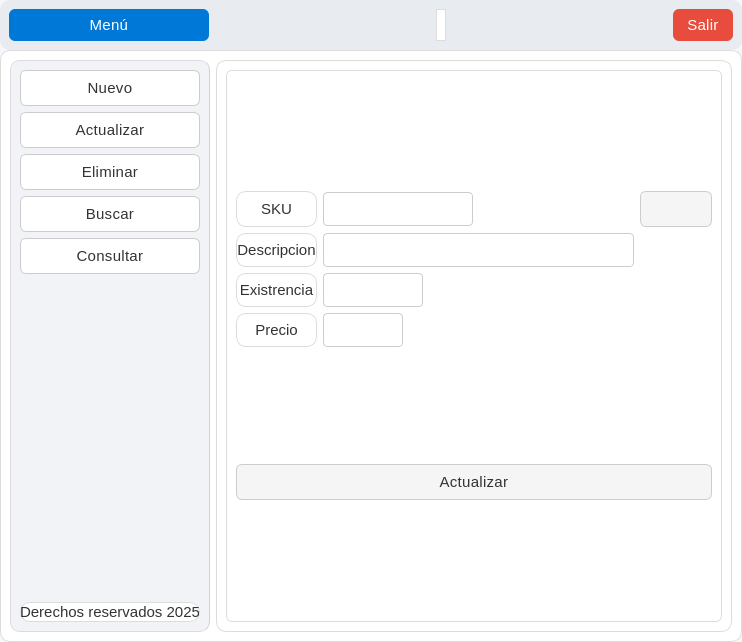
<?xml version="1.0" encoding="UTF-8"?>
<ui version="4.0">
 <class>MainWindow</class>
 <widget class="QMainWindow" name="MainWindow">
  <property name="geometry">
   <rect>
    <x>0</x>
    <y>0</y>
    <width>742</width>
    <height>642</height>
   </rect>
  </property>
  <property name="windowTitle">
   <string>MainWindow</string>
  </property>
  <property name="styleSheet">
   <string notr="true">/* === Estilo general === */
QMainWindow {
    background-color: #f6f7fb;
    color: #333333;
    font-family: &quot;Segoe UI Variable&quot;, &quot;Roboto&quot;, &quot;Open Sans&quot;, sans-serif;
    font-size: 16px;
    font-weight: 300; /* Más delgada */
}

/* === Frames === */
QFrame {
    background-color: #ffffff;
    border-radius: 10px;
    border: 1px solid #dcdcdc;
}

/* Barra superior */
#frame_superior {
    background-color: #e8ecf1;
    border: none;
}

/* Panel lateral */
#frame_lateral {
    background-color: #f1f3f6;
    border-right: 1px solid #d1d1d1;
}

/* Área principal */
#frame_paginas {
    background-color: #ffffff;
}

/* === Botones === */
QPushButton {
    background-color: #f5f5f5;
    color: #333333;
    border: 1px solid #cccccc;
    border-radius: 6px;
    padding: 8px 14px;
    font-weight: 400;
    font-size: 15px;
    letter-spacing: 0.3px;
}

QPushButton:hover {
    background-color: #0078d7;
    color: #ffffff;
    border: 1px solid #0078d7;
}

QPushButton:pressed {
    background-color: #005a9e;
    color: #ffffff;
    border: 1px solid #005a9e;
}

/* Botón principal (Menú) */
#boton_menu {
    background-color: #0078d7;
    color: white;
    border: none;
    font-weight: 400;
}
#boton_menu:hover {
    background-color: #006cbe;
}
#boton_menu:pressed {
    background-color: #005a9e;
}

/* Botón salir */
#boton_salir {
    background-color: #e74c3c;
    color: white;
    border: none;
}
#boton_salir:hover {
    background-color: #c0392b;
}
#boton_salir:pressed {
    background-color: #a93226;
}

/* === Campos de texto === */
QLineEdit {
    background-color: #ffffff;
    color: #333333;
    border: 1px solid #cccccc;
    border-radius: 4px;
    padding: 6px 8px;
    font-size: 15px;
    font-weight: 300;
}

QLineEdit:focus {
    border: 1px solid #0078d7;
    background-color: #f9fcff;
}

/* === Labels === */
QLabel {
    color: #333333;
    font-weight: 300;
    font-size: 15px;
}

/* Label inferior o secundario */
#label {
    color: #666666;
    font-size: 13px;
    font-style: italic;
}

/* === Stacked Widget === */
QStackedWidget {
    background-color: #ffffff;
    border: 1px solid #dcdcdc;
    border-radius: 6px;
}

/* === Scrollbars === */
QScrollBar:vertical {
    border: none;
    background: #f0f0f0;
    width: 10px;
    border-radius: 4px;
}
QScrollBar::handle:vertical {
    background: #cccccc;
    min-height: 20px;
    border-radius: 4px;
}
QScrollBar::handle:vertical:hover {
    background: #0078d7;
}
QScrollBar::add-line:vertical,
QScrollBar::sub-line:vertical {
    height: 0;
}

/* === Layouts === */
QVBoxLayout, QHBoxLayout {
    spacing: 10px;
}

/* === Botones laterales === */
#boton_agregar, #boton_buscar, #boton_actualizar, #boton_eliminar, #boton_consultar {
    background-color: #ffffff;
    border: 1px solid #cccccc;
    color: #333333;
    font-weight: 400;
    font-size: 15px;
}

#boton_agregar:hover, 
#boton_buscar:hover, 
#boton_actualizar:hover, 
#boton_eliminar:hover,
#boton_consultar:hover {
    background-color: #e8f0fe;
    border: 1px solid #0078d7;
    color: #0078d7;
}

#boton_agregar:pressed, 
#boton_buscar:pressed, 
#boton_actualizar:pressed, 
#boton_eliminar:pressed ,
#boton_consultar:pressed{
    background-color: #cce0ff;
}

/* === Tooltips === */
QToolTip {
    background-color: #ffffff;
    color: #333333;
    border: 1px solid #0078d7;
    padding: 6px;
    border-radius: 4px;
    font-size: 14px;
}</string>
  </property>
  <widget class="QWidget" name="centralwidget">
   <layout class="QVBoxLayout" name="verticalLayout" stretch="1,0">
    <property name="spacing">
     <number>0</number>
    </property>
    <property name="leftMargin">
     <number>0</number>
    </property>
    <property name="topMargin">
     <number>0</number>
    </property>
    <property name="rightMargin">
     <number>0</number>
    </property>
    <property name="bottomMargin">
     <number>0</number>
    </property>
    <item>
     <widget class="QFrame" name="frame_superior">
      <property name="minimumSize">
       <size>
        <width>0</width>
        <height>50</height>
       </size>
      </property>
      <property name="maximumSize">
       <size>
        <width>16777215</width>
        <height>50</height>
       </size>
      </property>
      <property name="frameShape">
       <enum>QFrame::StyledPanel</enum>
      </property>
      <property name="frameShadow">
       <enum>QFrame::Raised</enum>
      </property>
      <layout class="QHBoxLayout" name="horizontalLayout">
       <item>
        <widget class="QPushButton" name="boton_menu">
         <property name="minimumSize">
          <size>
           <width>200</width>
           <height>0</height>
          </size>
         </property>
         <property name="text">
          <string>Menú</string>
         </property>
         <property name="icon">
          <iconset>
           <normaloff>../resources/imagenes/boton_menu.png</normaloff>../resources/imagenes/boton_menu.png</iconset>
         </property>
         <property name="iconSize">
          <size>
           <width>32</width>
           <height>32</height>
          </size>
         </property>
        </widget>
       </item>
       <item>
        <spacer name="horizontalSpacer">
         <property name="orientation">
          <enum>Qt::Horizontal</enum>
         </property>
         <property name="sizeHint" stdset="0">
          <size>
           <width>171</width>
           <height>20</height>
          </size>
         </property>
        </spacer>
       </item>
       <item>
        <widget class="QLabel" name="label">
         <property name="text">
          <string/>
         </property>
        </widget>
       </item>
       <item>
        <spacer name="horizontalSpacer_2">
         <property name="orientation">
          <enum>Qt::Horizontal</enum>
         </property>
         <property name="sizeHint" stdset="0">
          <size>
           <width>170</width>
           <height>20</height>
          </size>
         </property>
        </spacer>
       </item>
       <item>
        <widget class="QPushButton" name="boton_salir">
         <property name="text">
          <string>Salir</string>
         </property>
         <property name="icon">
          <iconset>
           <normaloff>../resources/imagenes/salir.png</normaloff>../resources/imagenes/salir.png</iconset>
         </property>
         <property name="iconSize">
          <size>
           <width>32</width>
           <height>32</height>
          </size>
         </property>
        </widget>
       </item>
      </layout>
     </widget>
    </item>
    <item>
     <widget class="QFrame" name="frame_central">
      <property name="frameShape">
       <enum>QFrame::StyledPanel</enum>
      </property>
      <property name="frameShadow">
       <enum>QFrame::Raised</enum>
      </property>
      <layout class="QHBoxLayout" name="horizontalLayout_2">
       <item>
        <widget class="QFrame" name="frame_lateral">
         <property name="minimumSize">
          <size>
           <width>200</width>
           <height>0</height>
          </size>
         </property>
         <property name="maximumSize">
          <size>
           <width>0</width>
           <height>16777215</height>
          </size>
         </property>
         <property name="frameShape">
          <enum>QFrame::StyledPanel</enum>
         </property>
         <property name="frameShadow">
          <enum>QFrame::Raised</enum>
         </property>
         <layout class="QVBoxLayout" name="verticalLayout_2">
          <item>
           <widget class="QPushButton" name="boton_agregar">
            <property name="layoutDirection">
             <enum>Qt::RightToLeft</enum>
            </property>
            <property name="text">
             <string>Nuevo</string>
            </property>
            <property name="icon">
             <iconset>
              <normaloff>../resources/imagenes/boton_agregar.png</normaloff>../resources/imagenes/boton_agregar.png</iconset>
            </property>
            <property name="iconSize">
             <size>
              <width>32</width>
              <height>32</height>
             </size>
            </property>
           </widget>
          </item>
          <item>
           <widget class="QPushButton" name="boton_actualizar">
            <property name="layoutDirection">
             <enum>Qt::RightToLeft</enum>
            </property>
            <property name="text">
             <string>Actualizar</string>
            </property>
            <property name="icon">
             <iconset>
              <normaloff>../resources/imagenes/boton_modificar.png</normaloff>../resources/imagenes/boton_modificar.png</iconset>
            </property>
            <property name="iconSize">
             <size>
              <width>32</width>
              <height>32</height>
             </size>
            </property>
           </widget>
          </item>
          <item>
           <widget class="QPushButton" name="boton_eliminar">
            <property name="layoutDirection">
             <enum>Qt::RightToLeft</enum>
            </property>
            <property name="text">
             <string>Eliminar</string>
            </property>
            <property name="icon">
             <iconset>
              <normaloff>../resources/imagenes/boton_eliminar.png</normaloff>../resources/imagenes/boton_eliminar.png</iconset>
            </property>
            <property name="iconSize">
             <size>
              <width>32</width>
              <height>32</height>
             </size>
            </property>
           </widget>
          </item>
          <item>
           <widget class="QPushButton" name="boton_buscar">
            <property name="layoutDirection">
             <enum>Qt::RightToLeft</enum>
            </property>
            <property name="text">
             <string>Buscar</string>
            </property>
            <property name="icon">
             <iconset>
              <normaloff>../resources/imagenes/BUSCAR.png</normaloff>../resources/imagenes/BUSCAR.png</iconset>
            </property>
            <property name="iconSize">
             <size>
              <width>32</width>
              <height>32</height>
             </size>
            </property>
           </widget>
          </item>
          <item>
           <widget class="QPushButton" name="boton_consultar">
            <property name="layoutDirection">
             <enum>Qt::RightToLeft</enum>
            </property>
            <property name="text">
             <string>Consultar</string>
            </property>
            <property name="icon">
             <iconset>
              <normaloff>../resources/imagenes/boton_consultar.png</normaloff>../resources/imagenes/boton_consultar.png</iconset>
            </property>
            <property name="iconSize">
             <size>
              <width>32</width>
              <height>32</height>
             </size>
            </property>
           </widget>
          </item>
          <item>
           <spacer name="verticalSpacer">
            <property name="orientation">
             <enum>Qt::Vertical</enum>
            </property>
            <property name="sizeHint" stdset="0">
             <size>
              <width>20</width>
              <height>219</height>
             </size>
            </property>
           </spacer>
          </item>
          <item>
           <widget class="QLabel" name="label_2">
            <property name="text">
             <string>Derechos reservados 2025</string>
            </property>
            <property name="alignment">
             <set>Qt::AlignCenter</set>
            </property>
           </widget>
          </item>
         </layout>
        </widget>
       </item>
       <item>
        <widget class="QFrame" name="frame_paginas">
         <property name="frameShape">
          <enum>QFrame::StyledPanel</enum>
         </property>
         <property name="frameShadow">
          <enum>QFrame::Raised</enum>
         </property>
         <layout class="QVBoxLayout" name="verticalLayout_3">
          <item>
           <widget class="QStackedWidget" name="stackedWidget">
            <property name="styleSheet">
             <string notr="true">/* === Estilo general === */
QMainWindow {
    background-color: #f6f7fb;
    color: #333333;
    font-family: &quot;Segoe UI Variable&quot;, &quot;Roboto&quot;, &quot;Open Sans&quot;, sans-serif;
    font-size: 16px;
    font-weight: 300; /* Más delgada */
}

/* === Frames === */
QFrame {
    background-color: #ffffff;
    border-radius: 10px;
    border: 1px solid #dcdcdc;
}

/* Barra superior */
#frame_superior {
    background-color: #e8ecf1;
    border: none;
}

/* Panel lateral */
#frame_lateral {
    background-color: #f1f3f6;
    border-right: 1px solid #d1d1d1;
}

/* Área principal */
#frame_paginas {
    background-color: #ffffff;
}

/* === Botones === */
QPushButton {
    background-color: #f5f5f5;
    color: #333333;
    border: 1px solid #cccccc;
    border-radius: 6px;
    padding: 8px 14px;
    font-weight: 400;
    font-size: 15px;
    letter-spacing: 0.3px;
}

QPushButton:hover {
    background-color: #0078d7;
    color: #ffffff;
    border: 1px solid #0078d7;
}

QPushButton:pressed {
    background-color: #005a9e;
    color: #ffffff;
    border: 1px solid #005a9e;
}

/* Botón principal (Menú) */
#boton_menu {
    background-color: #0078d7;
    color: white;
    border: none;
    font-weight: 400;
}
#boton_menu:hover {
    background-color: #006cbe;
}
#boton_menu:pressed {
    background-color: #005a9e;
}

/* Botón salir */
#boton_salir {
    background-color: #e74c3c;
    color: white;
    border: none;
}
#boton_salir:hover {
    background-color: #c0392b;
}
#boton_salir:pressed {
    background-color: #a93226;
}

/* === Campos de texto === */
QLineEdit {
    background-color: #ffffff;
    color: #333333;
    border: 1px solid #cccccc;
    border-radius: 4px;
    padding: 6px 8px;
    font-size: 15px;
    font-weight: 300;
}

QLineEdit:focus {
    border: 1px solid #0078d7;
    background-color: #f9fcff;
}

/* === Labels === */
QLabel {
    color: #333333;
    font-weight: 300;
    font-size: 15px;
}

/* Label inferior o secundario */
#label {
    color: #666666;
    font-size: 13px;
    font-style: italic;
}

/* === Stacked Widget === */
QStackedWidget {
    background-color: #ffffff;
    border: 1px solid #dcdcdc;
    border-radius: 6px;
}

/* === Scrollbars === */
QScrollBar:vertical {
    border: none;
    background: #f0f0f0;
    width: 10px;
    border-radius: 4px;
}
QScrollBar::handle:vertical {
    background: #cccccc;
    min-height: 20px;
    border-radius: 4px;
}
QScrollBar::handle:vertical:hover {
    background: #0078d7;
}
QScrollBar::add-line:vertical,
QScrollBar::sub-line:vertical {
    height: 0;
}

/* === Layouts === */
QVBoxLayout, QHBoxLayout {
    spacing: 10px;
}

/* === Botones laterales === */
#boton_agregar, #boton_buscar, #boton_actualizar, #boton_eliminar, #boton_consultar {
    background-color: #ffffff;
    border: 1px solid #cccccc;
    color: #333333;
    font-weight: 400;
    font-size: 15px;
}

#boton_agregar:hover, 
#boton_buscar:hover, 
#boton_actualizar:hover, 
#boton_eliminar:hover,
#boton_consultar:hover {
    background-color: #e8f0fe;
    border: 1px solid #0078d7;
    color: #0078d7;
}

#boton_agregar:pressed, 
#boton_buscar:pressed, 
#boton_actualizar:pressed, 
#boton_eliminar:pressed ,
#boton_consultar:pressed{
    background-color: #cce0ff;
}

/* === Tooltips === */
QToolTip {
    background-color: #ffffff;
    color: #333333;
    border: 1px solid #0078d7;
    padding: 6px;
    border-radius: 4px;
    font-size: 14px;
}</string>
            </property>
            <property name="currentIndex">
             <number>2</number>
            </property>
            <widget class="QWidget" name="page_agregar">
             <layout class="QVBoxLayout" name="verticalLayout_4">
              <item>
               <layout class="QGridLayout" name="gridLayout">
                <item row="0" column="0">
                 <widget class="QLabel" name="label_3">
                  <property name="layoutDirection">
                   <enum>Qt::LeftToRight</enum>
                  </property>
                  <property name="text">
                   <string>SKU</string>
                  </property>
                  <property name="alignment">
                   <set>Qt::AlignCenter</set>
                  </property>
                 </widget>
                </item>
                <item row="0" column="1">
                 <widget class="QLineEdit" name="sku_agregar">
                  <property name="minimumSize">
                   <size>
                    <width>150</width>
                    <height>0</height>
                   </size>
                  </property>
                  <property name="maximumSize">
                   <size>
                    <width>150</width>
                    <height>16777215</height>
                   </size>
                  </property>
                 </widget>
                </item>
                <item row="1" column="0">
                 <widget class="QLabel" name="label_4">
                  <property name="text">
                   <string>Descripcion</string>
                  </property>
                  <property name="alignment">
                   <set>Qt::AlignCenter</set>
                  </property>
                 </widget>
                </item>
                <item row="1" column="1">
                 <widget class="QLineEdit" name="descripcion_agregar"/>
                </item>
                <item row="2" column="0">
                 <widget class="QLabel" name="label_5">
                  <property name="text">
                   <string>Existrencia</string>
                  </property>
                  <property name="alignment">
                   <set>Qt::AlignCenter</set>
                  </property>
                 </widget>
                </item>
                <item row="2" column="1">
                 <widget class="QLineEdit" name="existencia_agregar">
                  <property name="minimumSize">
                   <size>
                    <width>100</width>
                    <height>0</height>
                   </size>
                  </property>
                  <property name="maximumSize">
                   <size>
                    <width>100</width>
                    <height>16777215</height>
                   </size>
                  </property>
                 </widget>
                </item>
                <item row="3" column="0">
                 <widget class="QLabel" name="label_6">
                  <property name="text">
                   <string>Precio</string>
                  </property>
                  <property name="alignment">
                   <set>Qt::AlignCenter</set>
                  </property>
                 </widget>
                </item>
                <item row="3" column="1">
                 <widget class="QLineEdit" name="precio_agregar">
                  <property name="minimumSize">
                   <size>
                    <width>80</width>
                    <height>0</height>
                   </size>
                  </property>
                  <property name="maximumSize">
                   <size>
                    <width>80</width>
                    <height>16777215</height>
                   </size>
                  </property>
                 </widget>
                </item>
               </layout>
              </item>
              <item>
               <widget class="QPushButton" name="boton_accion_agregar">
                <property name="text">
                 <string>Guardar</string>
                </property>
                <property name="icon">
                 <iconset>
                  <normaloff>../resources/imagenes/guardar.png</normaloff>../resources/imagenes/guardar.png</iconset>
                </property>
                <property name="iconSize">
                 <size>
                  <width>32</width>
                  <height>32</height>
                 </size>
                </property>
               </widget>
              </item>
             </layout>
            </widget>
            <widget class="QWidget" name="page_buscar">
             <layout class="QVBoxLayout" name="verticalLayout_7">
              <item>
               <layout class="QGridLayout" name="gridLayout_4">
                <item row="2" column="0">
                 <widget class="QLabel" name="label_15">
                  <property name="text">
                   <string>Existrencia</string>
                  </property>
                  <property name="alignment">
                   <set>Qt::AlignCenter</set>
                  </property>
                 </widget>
                </item>
                <item row="2" column="1">
                 <widget class="QLineEdit" name="existencia_buscar">
                  <property name="minimumSize">
                   <size>
                    <width>100</width>
                    <height>0</height>
                   </size>
                  </property>
                  <property name="maximumSize">
                   <size>
                    <width>100</width>
                    <height>16777215</height>
                   </size>
                  </property>
                 </widget>
                </item>
                <item row="3" column="0">
                 <widget class="QLabel" name="label_18">
                  <property name="text">
                   <string>Precio</string>
                  </property>
                  <property name="alignment">
                   <set>Qt::AlignCenter</set>
                  </property>
                 </widget>
                </item>
                <item row="1" column="0">
                 <widget class="QLabel" name="label_17">
                  <property name="text">
                   <string>Descripcion</string>
                  </property>
                  <property name="alignment">
                   <set>Qt::AlignCenter</set>
                  </property>
                 </widget>
                </item>
                <item row="3" column="1">
                 <widget class="QLineEdit" name="precio_buscar">
                  <property name="minimumSize">
                   <size>
                    <width>80</width>
                    <height>0</height>
                   </size>
                  </property>
                  <property name="maximumSize">
                   <size>
                    <width>80</width>
                    <height>16777215</height>
                   </size>
                  </property>
                 </widget>
                </item>
                <item row="1" column="1">
                 <widget class="QLineEdit" name="descripcion_buscar"/>
                </item>
                <item row="0" column="1">
                 <widget class="QLineEdit" name="sku_buscar">
                  <property name="minimumSize">
                   <size>
                    <width>150</width>
                    <height>0</height>
                   </size>
                  </property>
                  <property name="maximumSize">
                   <size>
                    <width>150</width>
                    <height>16777215</height>
                   </size>
                  </property>
                 </widget>
                </item>
                <item row="0" column="0">
                 <widget class="QLabel" name="label_16">
                  <property name="layoutDirection">
                   <enum>Qt::LeftToRight</enum>
                  </property>
                  <property name="text">
                   <string>SKU</string>
                  </property>
                  <property name="alignment">
                   <set>Qt::AlignCenter</set>
                  </property>
                 </widget>
                </item>
                <item row="0" column="2">
                 <widget class="QPushButton" name="boton_buscar_buscar">
                  <property name="text">
                   <string/>
                  </property>
                  <property name="icon">
                   <iconset>
                    <normaloff>../resources/imagenes/BUSCAR.png</normaloff>../resources/imagenes/BUSCAR.png</iconset>
                  </property>
                  <property name="iconSize">
                   <size>
                    <width>32</width>
                    <height>32</height>
                   </size>
                  </property>
                 </widget>
                </item>
               </layout>
              </item>
              <item>
               <widget class="QPushButton" name="boton_accion_limpiar">
                <property name="text">
                 <string>Limpiar</string>
                </property>
                <property name="icon">
                 <iconset>
                  <normaloff>../resources/imagenes/limpiar.png</normaloff>../resources/imagenes/limpiar.png</iconset>
                </property>
                <property name="iconSize">
                 <size>
                  <width>32</width>
                  <height>32</height>
                 </size>
                </property>
               </widget>
              </item>
             </layout>
            </widget>
            <widget class="QWidget" name="page_actualizar">
             <layout class="QVBoxLayout" name="verticalLayout_5">
              <item>
               <layout class="QGridLayout" name="gridLayout_2">
                <item row="2" column="0">
                 <widget class="QLabel" name="label_9">
                  <property name="text">
                   <string>Existrencia</string>
                  </property>
                  <property name="alignment">
                   <set>Qt::AlignCenter</set>
                  </property>
                 </widget>
                </item>
                <item row="1" column="1">
                 <widget class="QLineEdit" name="deescripcion_actualizar"/>
                </item>
                <item row="2" column="1">
                 <widget class="QLineEdit" name="existencia_actualizar">
                  <property name="minimumSize">
                   <size>
                    <width>100</width>
                    <height>0</height>
                   </size>
                  </property>
                  <property name="maximumSize">
                   <size>
                    <width>100</width>
                    <height>16777215</height>
                   </size>
                  </property>
                 </widget>
                </item>
                <item row="0" column="1">
                 <widget class="QLineEdit" name="sku_actualizar">
                  <property name="minimumSize">
                   <size>
                    <width>150</width>
                    <height>0</height>
                   </size>
                  </property>
                  <property name="maximumSize">
                   <size>
                    <width>150</width>
                    <height>16777215</height>
                   </size>
                  </property>
                 </widget>
                </item>
                <item row="0" column="0">
                 <widget class="QLabel" name="label_7">
                  <property name="layoutDirection">
                   <enum>Qt::LeftToRight</enum>
                  </property>
                  <property name="text">
                   <string>SKU</string>
                  </property>
                  <property name="alignment">
                   <set>Qt::AlignCenter</set>
                  </property>
                 </widget>
                </item>
                <item row="1" column="0">
                 <widget class="QLabel" name="label_8">
                  <property name="text">
                   <string>Descripcion</string>
                  </property>
                  <property name="alignment">
                   <set>Qt::AlignCenter</set>
                  </property>
                 </widget>
                </item>
                <item row="3" column="0">
                 <widget class="QLabel" name="label_10">
                  <property name="text">
                   <string>Precio</string>
                  </property>
                  <property name="alignment">
                   <set>Qt::AlignCenter</set>
                  </property>
                 </widget>
                </item>
                <item row="3" column="1">
                 <widget class="QLineEdit" name="precio_actualizar">
                  <property name="minimumSize">
                   <size>
                    <width>80</width>
                    <height>0</height>
                   </size>
                  </property>
                  <property name="maximumSize">
                   <size>
                    <width>80</width>
                    <height>16777215</height>
                   </size>
                  </property>
                 </widget>
                </item>
                <item row="0" column="2">
                 <widget class="QPushButton" name="boton_buscar_actualizar">
                  <property name="text">
                   <string/>
                  </property>
                  <property name="icon">
                   <iconset>
                    <normaloff>../resources/imagenes/BUSCAR.png</normaloff>../resources/imagenes/BUSCAR.png</iconset>
                  </property>
                  <property name="iconSize">
                   <size>
                    <width>32</width>
                    <height>32</height>
                   </size>
                  </property>
                 </widget>
                </item>
               </layout>
              </item>
              <item>
               <widget class="QPushButton" name="boton_accion_actualizar">
                <property name="text">
                 <string>Actualizar</string>
                </property>
                <property name="icon">
                 <iconset>
                  <normaloff>../resources/imagenes/boton_modificar.png</normaloff>../resources/imagenes/boton_modificar.png</iconset>
                </property>
                <property name="iconSize">
                 <size>
                  <width>32</width>
                  <height>32</height>
                 </size>
                </property>
               </widget>
              </item>
             </layout>
            </widget>
            <widget class="QWidget" name="page_consultar">
             <layout class="QVBoxLayout" name="verticalLayout_8">
              <item>
               <widget class="QPushButton" name="boton_accion_refrescar">
                <property name="text">
                 <string/>
                </property>
                <property name="icon">
                 <iconset>
                  <normaloff>../resources/imagenes/boton_refrescar.png</normaloff>../resources/imagenes/boton_refrescar.png</iconset>
                </property>
                <property name="iconSize">
                 <size>
                  <width>32</width>
                  <height>32</height>
                 </size>
                </property>
               </widget>
              </item>
              <item>
               <widget class="QTableWidget" name="tabla_productos">
                <property name="styleSheet">
                 <string notr="true">/* === Tablas === */
QTableWidget {
    background-color: #ffffff;
    color: #333333;
    gridline-color: #e0e0e0;
    border: 1px solid #dcdcdc;
    border-radius: 6px;
    font-family: &quot;Segoe UI Variable&quot;, &quot;Roboto&quot;, &quot;Open Sans&quot;, sans-serif;
    font-size: 15px;
    font-weight: 300;
    selection-background-color: #e8f0fe; /* azul claro al seleccionar */
    selection-color: #0078d7;
    alternate-background-color: #f9fafc; /* filas alternadas */
}

/* Cabecera horizontal */
QHeaderView::section {
    background-color: #f1f3f6;
    color: #333333;
    border: 1px solid #dcdcdc;
    border-radius: 4px;
    font-weight: 400;
    font-size: 15px;
    padding: 8px;
}

/* Cabecera horizontal al pasar el cursor */
QHeaderView::section:hover {
    background-color: #e8ecf1;
}

/* Celdas */
QTableWidget::item {
    padding: 6px;
    border: none;
}

/* Celda seleccionada */
QTableWidget::item:selected {
    background-color: #e8f0fe;
    color: #0078d7;
}

/* Bordes del header alineados al contenido */
QHeaderView {
    border: none;
}

/* Barra de desplazamiento dentro de la tabla */
QTableCornerButton::section {
    background-color: #f1f3f6;
    border: 1px solid #dcdcdc;
}

/* Scrollbars coherentes dentro de tablas */
QTableWidget QScrollBar:vertical {
    border: none;
    background: #f0f0f0;
    width: 10px;
    border-radius: 4px;
}
QTableWidget QScrollBar::handle:vertical {
    background: #cccccc;
    min-height: 20px;
    border-radius: 4px;
}
QTableWidget QScrollBar::handle:vertical:hover {
    background: #0078d7;
}
QTableWidget QScrollBar::add-line:vertical,
QTableWidget QScrollBar::sub-line:vertical {
    height: 0;
}</string>
                </property>
                <column>
                 <property name="text">
                  <string>SKU</string>
                 </property>
                </column>
                <column>
                 <property name="text">
                  <string>Descripción</string>
                 </property>
                </column>
                <column>
                 <property name="text">
                  <string>Existencia</string>
                 </property>
                </column>
                <column>
                 <property name="text">
                  <string>Precio</string>
                 </property>
                </column>
               </widget>
              </item>
             </layout>
            </widget>
            <widget class="QWidget" name="page_eliminar">
             <layout class="QVBoxLayout" name="verticalLayout_6">
              <item>
               <layout class="QGridLayout" name="gridLayout_3">
                <item row="2" column="0">
                 <widget class="QLabel" name="label_11">
                  <property name="text">
                   <string>Existrencia</string>
                  </property>
                  <property name="alignment">
                   <set>Qt::AlignCenter</set>
                  </property>
                 </widget>
                </item>
                <item row="1" column="1">
                 <widget class="QLineEdit" name="descripcion_eliminar"/>
                </item>
                <item row="2" column="1">
                 <widget class="QLineEdit" name="existencia_eliminar">
                  <property name="minimumSize">
                   <size>
                    <width>100</width>
                    <height>0</height>
                   </size>
                  </property>
                  <property name="maximumSize">
                   <size>
                    <width>100</width>
                    <height>16777215</height>
                   </size>
                  </property>
                 </widget>
                </item>
                <item row="0" column="1">
                 <widget class="QLineEdit" name="sku_eliminar">
                  <property name="minimumSize">
                   <size>
                    <width>150</width>
                    <height>0</height>
                   </size>
                  </property>
                  <property name="maximumSize">
                   <size>
                    <width>150</width>
                    <height>16777215</height>
                   </size>
                  </property>
                 </widget>
                </item>
                <item row="0" column="0">
                 <widget class="QLabel" name="label_12">
                  <property name="layoutDirection">
                   <enum>Qt::LeftToRight</enum>
                  </property>
                  <property name="text">
                   <string>SKU</string>
                  </property>
                  <property name="alignment">
                   <set>Qt::AlignCenter</set>
                  </property>
                 </widget>
                </item>
                <item row="1" column="0">
                 <widget class="QLabel" name="label_13">
                  <property name="text">
                   <string>Descripcion</string>
                  </property>
                  <property name="alignment">
                   <set>Qt::AlignCenter</set>
                  </property>
                 </widget>
                </item>
                <item row="3" column="0">
                 <widget class="QLabel" name="label_14">
                  <property name="text">
                   <string>Precio</string>
                  </property>
                  <property name="alignment">
                   <set>Qt::AlignCenter</set>
                  </property>
                 </widget>
                </item>
                <item row="3" column="1">
                 <widget class="QLineEdit" name="precio_eliminar">
                  <property name="minimumSize">
                   <size>
                    <width>80</width>
                    <height>0</height>
                   </size>
                  </property>
                  <property name="maximumSize">
                   <size>
                    <width>80</width>
                    <height>16777215</height>
                   </size>
                  </property>
                 </widget>
                </item>
                <item row="0" column="2">
                 <widget class="QPushButton" name="boton_buscar_eliminar">
                  <property name="text">
                   <string/>
                  </property>
                  <property name="icon">
                   <iconset>
                    <normaloff>../resources/imagenes/BUSCAR.png</normaloff>../resources/imagenes/BUSCAR.png</iconset>
                  </property>
                  <property name="iconSize">
                   <size>
                    <width>32</width>
                    <height>32</height>
                   </size>
                  </property>
                 </widget>
                </item>
               </layout>
              </item>
              <item>
               <widget class="QPushButton" name="boton_accion_eliminar">
                <property name="text">
                 <string>Eliminar</string>
                </property>
                <property name="icon">
                 <iconset>
                  <normaloff>../resources/imagenes/boton_eliminar.png</normaloff>../resources/imagenes/boton_eliminar.png</iconset>
                </property>
                <property name="iconSize">
                 <size>
                  <width>32</width>
                  <height>32</height>
                 </size>
                </property>
               </widget>
              </item>
             </layout>
            </widget>
           </widget>
          </item>
         </layout>
        </widget>
       </item>
      </layout>
     </widget>
    </item>
   </layout>
  </widget>
 </widget>
 <resources/>
 <connections/>
</ui>
